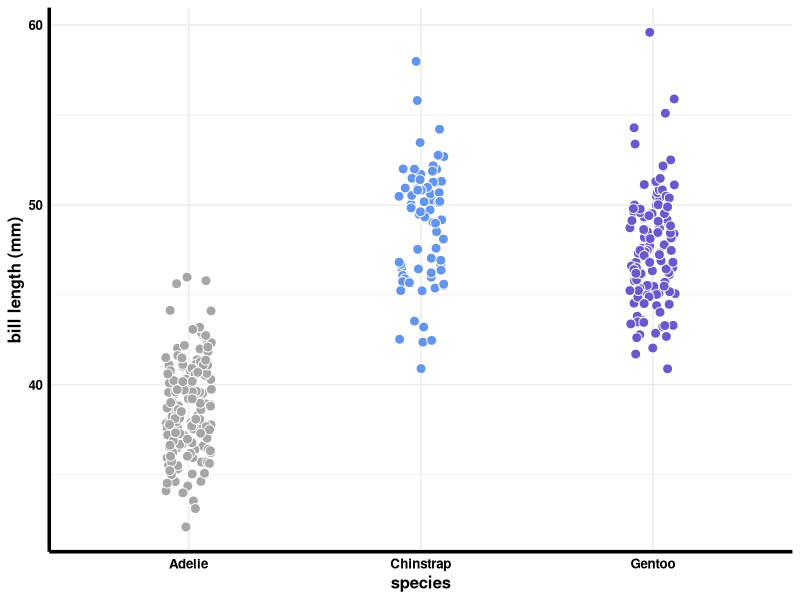
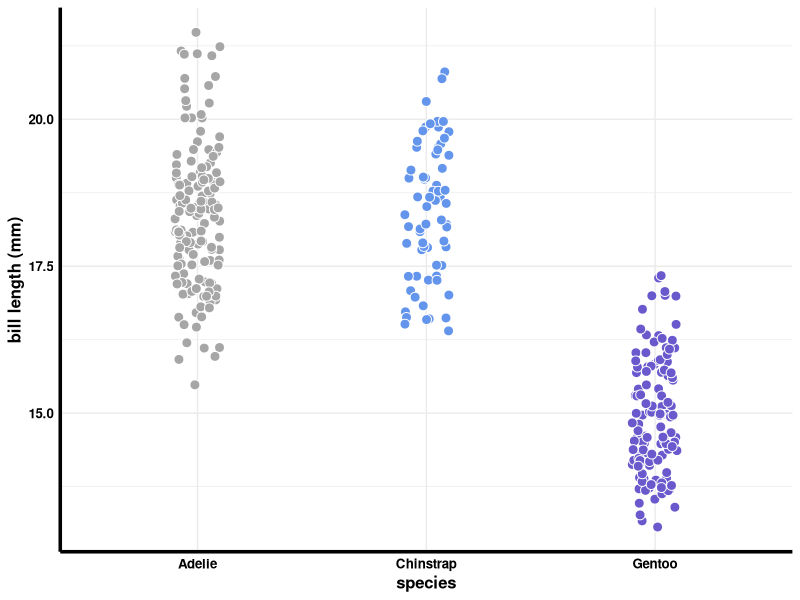
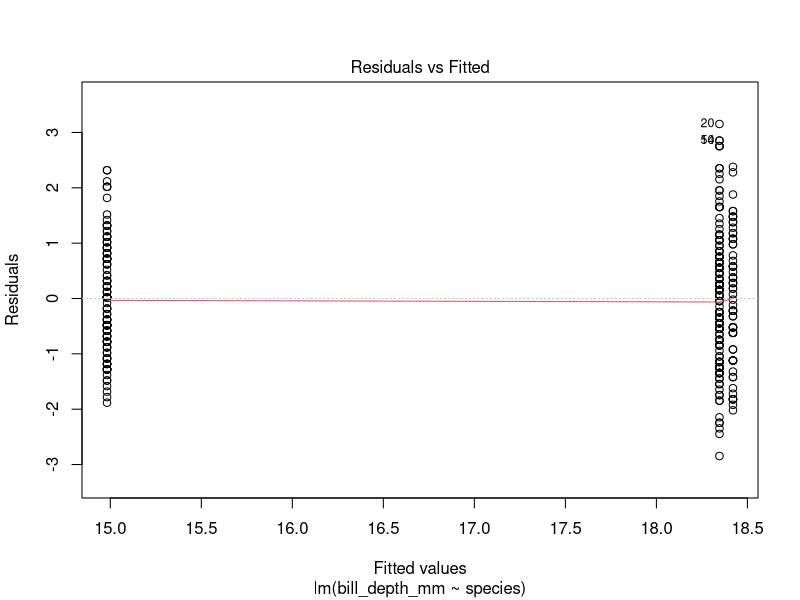
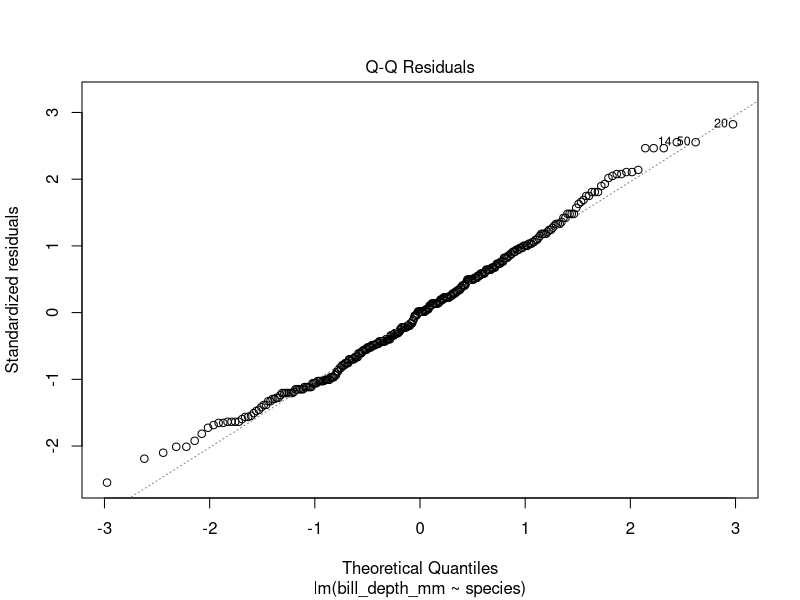
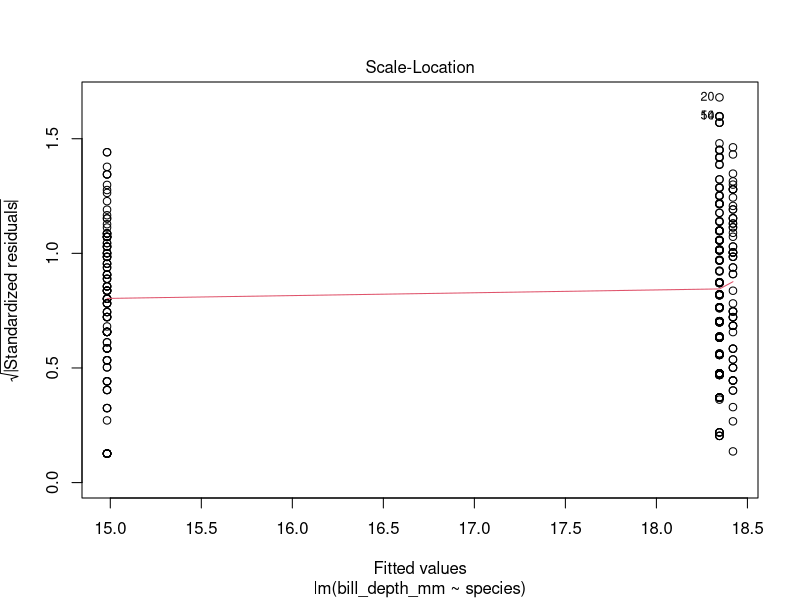
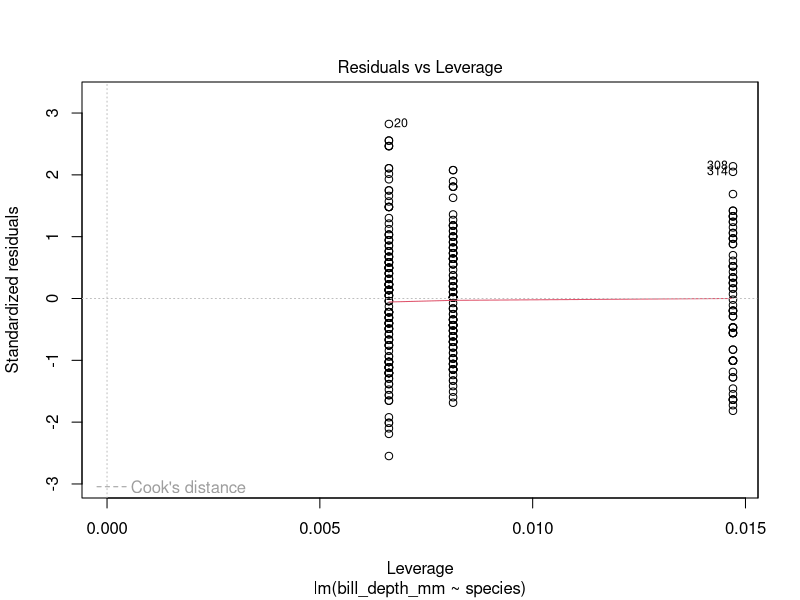

The R source for these figures, in order:
## ---- chunk 1
knitr::opts_chunk$set(echo = TRUE)
## ---- chunk 2
library(emmeans) #three new packages you might need to install them 
library(multcomp)
library(multcompView)

library(ggplot2) 
library(tidyr)
library(dplyr)
library(readr)
library(readxl)
library(RColorBrewer)
library(viridis)
## ---- chunk 3
#remotes::install_github("allisonhorst/palmerpenguins") #download the data from Github.
#you might need to install the "remotes" package
library(palmerpenguins)
## ---- chunk 4
wisteria <- c("grey65", "burlywood3", "khaki2", "plum1", "lightcyan2", "cornflowerblue", "slateblue3")

 penguins %>% 
  ggplot(aes(x = species, y = bill_length_mm)) + 
  geom_point(aes(fill = species),
             position = position_jitter(0.1, seed = 666),
             size = 3,
             shape = 21,
             color = "white") +
  scale_fill_manual(values = wisteria[c(1,6,7)]) +
  labs(x = "species", 
       y = "bill length (mm)") +
  theme_minimal() +
  theme(axis.line = element_line(size = 1.2),
        text = element_text(size = 12, color = "black", face = "bold"),
        axis.text = element_text(color = "black"),
        legend.position = "none")
## ---- chunk 5
head(penguins)
## ---- chunk 6
penguins %>% 
  ggplot(aes(x = species, y = bill_depth_mm)) + 
  geom_point(aes(fill = species),
             position = position_jitter(0.1, seed = 666),
             size = 3,
             shape = 21,
             color = "white") +
  scale_fill_manual(values = wisteria[c(1,6,7)]) +
  labs(x = "species", 
       y = "bill length (mm)") +
  theme_minimal() +
  theme(axis.line = element_line(size = 1.2),
        text = element_text(size = 12, color = "black", face = "bold"),
        axis.text = element_text(color = "black"),
        legend.position = "none")
## ---- chunk 7
model_depth <- lm(bill_depth_mm ~ species, data = penguins)
plot(model_depth)
## ---- chunk 8
anova(model_depth)
## ---- chunk 9
estimate_depth <- emmeans(model_depth, pairwise ~ species)
estimate_depth$contrast
## ---- chunk 10
cld(estimate_depth$emmeans, Letters = letters)
